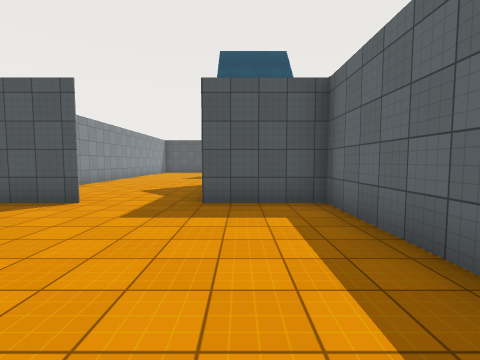
view 1 (above)

17 first-person views from a walk through a 3-D level made in the Unity game engine. The camera is 1.5 m above the floor, tilts 4° down and sees 85° across. The floor is counted in squares, 1.8 m on a side. Each view is taken from the middle of a square. On the plan, view 1 faces up. The plan holds only what a view shows up to about 10 squares ahead; the rest is blank. The place goes on beyond the plan. The player character is not drawn. Door leaves are left out, so doorways stand open. Some surface patterns are stand-ins.

view 2
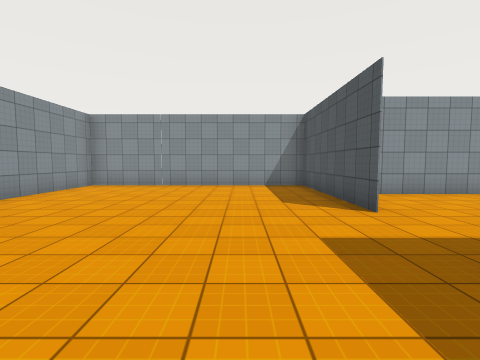

view 3
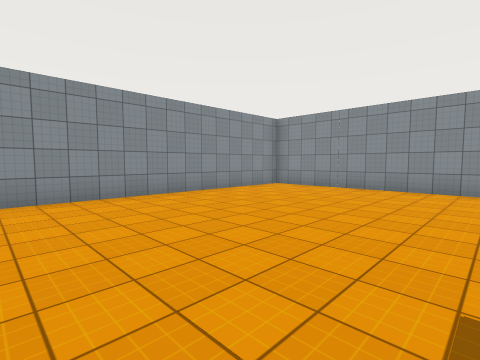

view 4
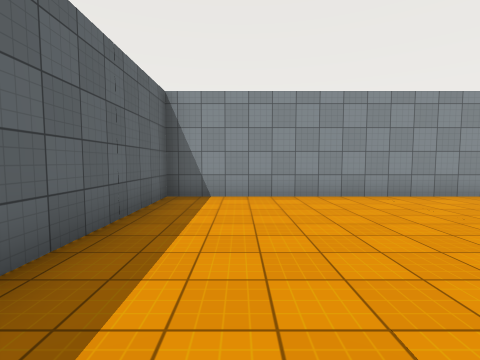

view 5
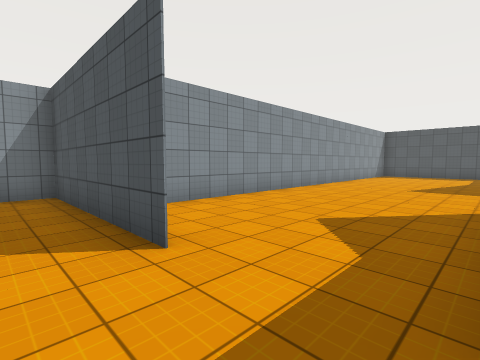

view 6
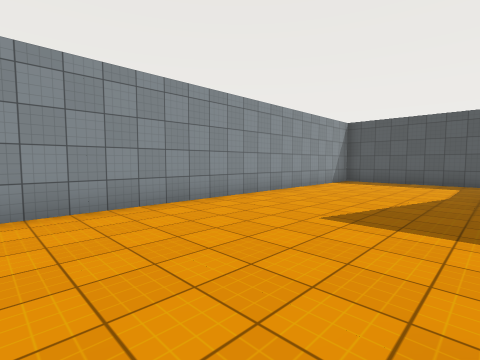

view 7
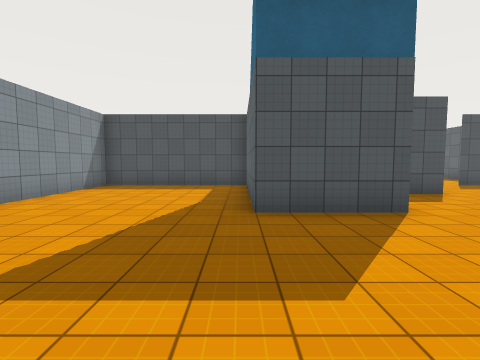

view 8
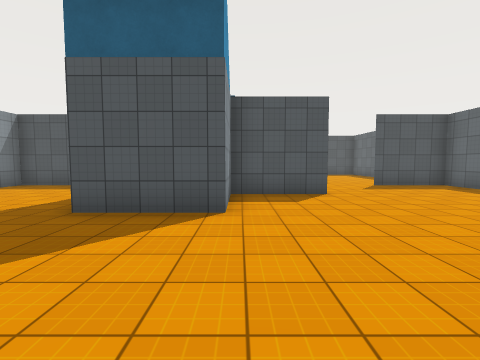

view 9
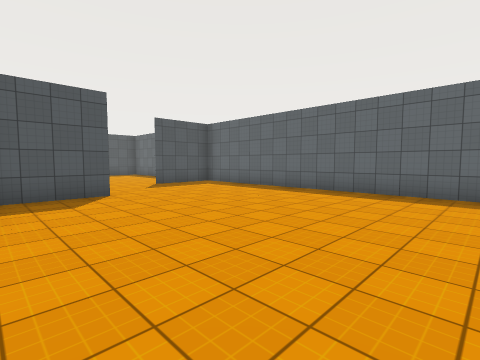

view 10
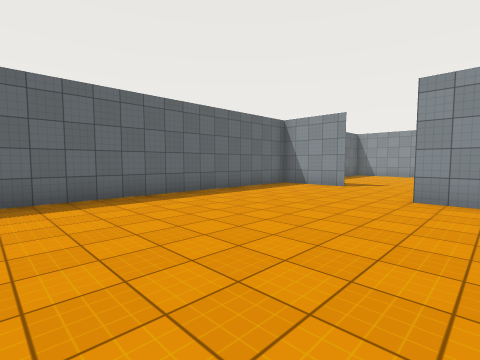

view 11
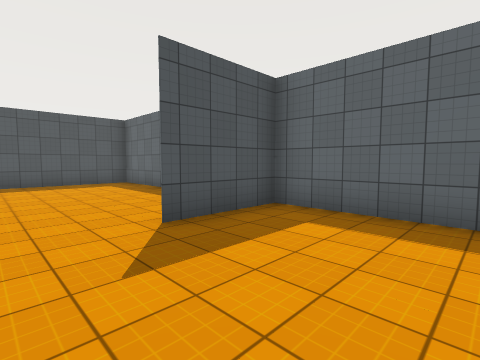

view 12
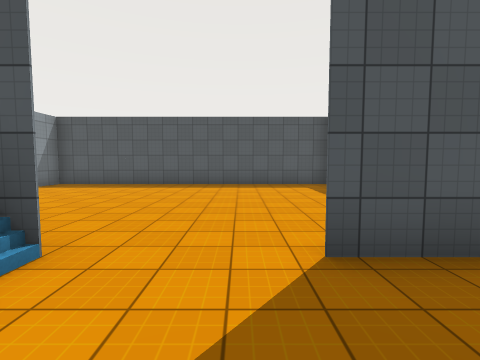

view 13
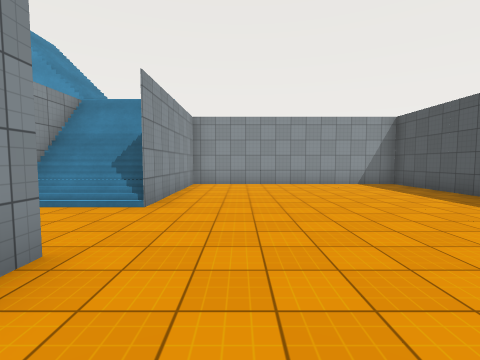

view 14
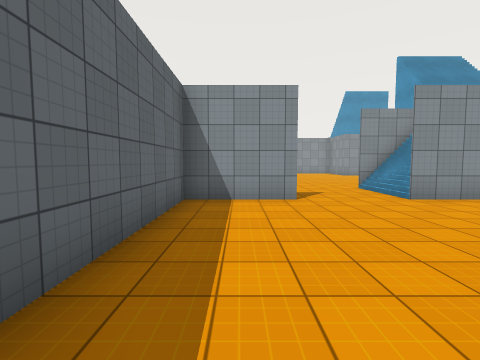

view 15
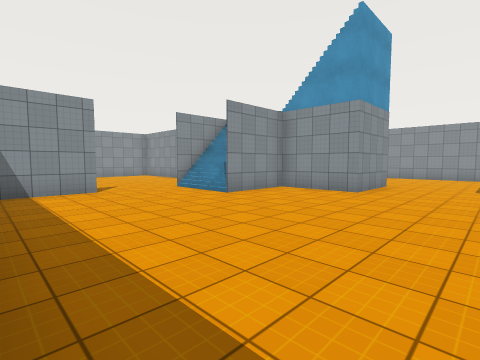

view 16
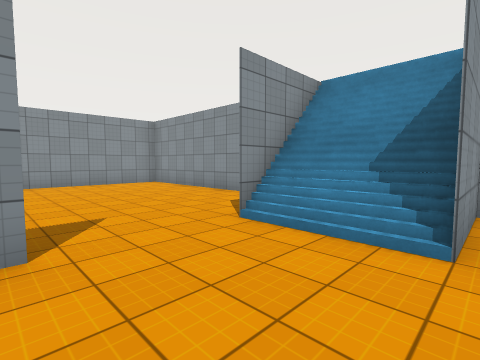

view 17
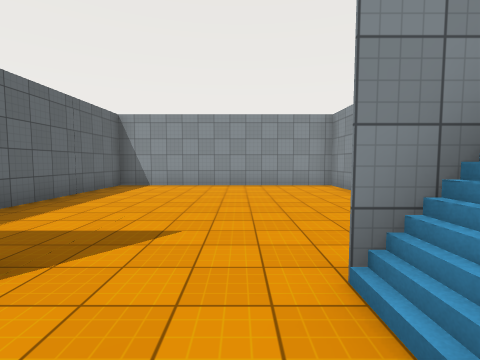

### Floor plan
Key: @ floor where view 1 was taken; # wall or solid block; . main floor; : floor 4.5 m higher than the main floor; / step, stairs or slope; D open door.
Columns run from 9 left of view 1 to 10 right of it. Each row starts with its distance up from view 1.
 28         ############
 27         #..........#
 26         #..........#
 25         #..........#
 24         #..........#
 23         #..........#
 22         #..........#
 21    ######..........#
 20    #..../::/##DD####
 19    #..../  ///.....#
 18    #..../ //##.....#
 17    #....////.......#
 16    #....////.......#
 15    #....////.......#
 14    #...............#
 13    #...............#
 12    #...............#
 11    #...............#
 10    #....////.......#
  9    #....////.......#
  8    #..../  /##.....#
  7    #..../  ///.....#
  6 ####..../  ///.....#
  5 #..###DDD//###DD####
  4 #..........#......
  3 #..........#.......
  2 #..........#.......#
  1 #..........#.......#
  0 #........@.#.......#
 -1 #..........#.......#
 -2 #..........#.......#
 -3 ####################

Positions as (right, up) in squares from view 1, and headings:
1: (0, 0), facing up
2: (1, 3), facing left
3: (0, 4), facing down-left
4: (0, 4), facing down
5: (-1, 4), facing up-left
6: (-1, 9), facing up-left
7: (-1, 11), facing up
8: (2, 11), facing up
9: (2, 11), facing up-right
10: (3, 14), facing down-right
11: (5, 17), facing up-right
12: (6, 18), facing up
13: (9, 22), facing left
14: (8, 26), facing down
15: (9, 13), facing down-left
16: (7, 8), facing down-left
17: (5, 7), facing down
